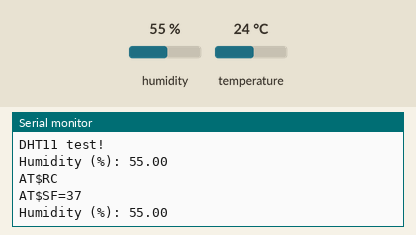
This sketch was run on a simulated Arduino Uno, built with avr-gcc and run on an emulated ATmega328P. On the bench: the last lines printed to the serial monitor. The inputs (shaded band) are chosen by the test bench; at power-on: humidity 55 %, temperature 24 °C.

Above: at 8.8 s.
8.9 s: humidity set to 22 %
At 9.4 s:
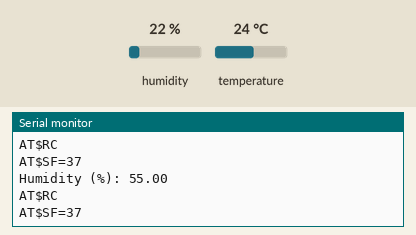
16.4 s: humidity set to 40 %
At 21.5 s:
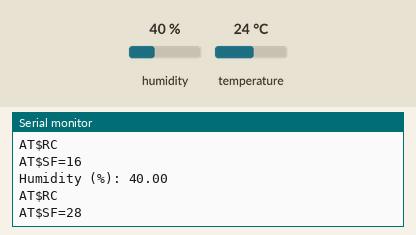
Timing chart, 0 to 23.0 s (numbered marks = the images above; inputs shaded):
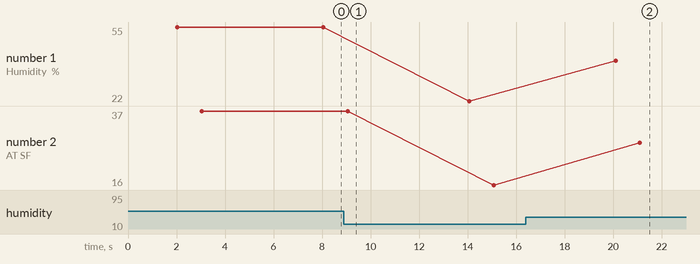

The sketch:

hum_sensor.ino
```cpp
// Example testing sketch for various DHT humidity/temperature sensors

#include "DHT.h"
#include <math.h>
#define DHTPIN A2 // what digital pin we're connected to
// Uncomment whatever type you're using!
//#define DHTTYPE DHT11 // DHT 11
#define DHTTYPE DHT11 // DHT 11 (AM2302), AM2321
// Connect pin 1 (on the left) of the sensor to +5V
// NOTE: If using a board with 3.3V logic like an Arduino Due connect pin 1
// to 3.3V instead of 5V!
// Connect pin 2 of the sensor to whatever your DHTPIN is
// Connect pin 4 (on the right) of the sensor to GROUND
// Connect a 10K resistor from pin 2 (data) to pin 1 (power) of the sensor
// Initialize DHT sensor.
// Note that older versions of this library took an optional third parameter to
// tweak the timings for faster processors. This parameter is no longer needed
// as the current DHT reading algorithm adjusts itself to work on faster procs.
DHT dht(DHTPIN, DHTTYPE);

/***** Sig Fox Messaging ******/
//*****************************************************
String bufer; // String var to store the payload to send
String bufer_n="\n"; // New line to add into our payload
//*****************************************************

void setup() {
   Serial.begin(9600);
   Serial.println("DHT11 test!");
   dht.begin();
}

void read_send_hum (){
   float h = dht.readHumidity();

   // Check if any reads failed and exit early (to try again)
   if (isnan(h)) {
      Serial.println("Failed to read from DHT sensor!");
      return;
   }

   bufer="AT$SF=";
   Serial.print ("Humidity (%): ");
   Serial.print (h);
   Serial.print("\n");

   int hum_aux = round(h);
   add_int(hum_aux, false);

   send_message(bufer);
}

void loop() {
   delay(2000); // Wait a few seconds between measurements
   read_send_hum();
}

void add_int(int var2, bool is_Air_sensor)    //funcion para agregar enteros al payload (hasta 255)
{
  byte* a2 = (byte*) &var2; //convertimos el dato a bytes
  String str2;

//  Serial.println("\n---- Adding Int String to Bufer ----");
//  Serial.println((String)"OG Value = "+var2);
  if (is_Air_sensor)
  {
     for(int i=0;i<2;i++)
     {
        str2=String(a2[i], HEX);    //convertimos el valor hex a string
//        Serial.println((String)"Byte "+i+" = 0x"+str2);
        if(str2.length()<2)
        {
          bufer+=0+str2;    //si no, se agrega un cero
        }
        else
        {
          bufer+=str2;    //si esta completo, se copia tal cual
        }
     }
  }
  else
  {
      str2=String(a2[0], HEX);  //convertimos el valor hex a string
//     Serial.println((String)"Byte 0 = 0x"+str2);
      //verificamos si nuestro byte esta completo
      if(str2.length()<2)
      {
        bufer+=0+str2;    //si no, se agrega un cero
      }
      else
      {
        bufer+=str2;     //si esta completo, se copia tal cual
      }
  }
}


void send_message(String payload)
{
  //agregamos el salto de linea "\n"
  bufer+=bufer_n;
  //*******************
  //Habilitamos el modulo Sigfox
  digitalWrite(7, HIGH);
  delay(1000);
  //Reset del canal para asegurar que manda en la frecuencia correcta
  Serial.print("AT$RC\n");
  //************************
  //Enviamos la informacion por sigfox
  Serial.print(bufer);
  delay(3000);
  //deshabilitamos el modulo Sigfox
  digitalWrite(7, LOW);
}
```

Measured:
- after the input at 16.4 s, the serial monitor: prints a new line after 3.7 s (image 2)
- plotted number 1: 55 → 22 after the input at 8.9 s, 22 → 40 after the input at 16.4 s
- plotted number 2: 37 → 16 after the input at 8.9 s, 16 → 28 after the input at 16.4 s
